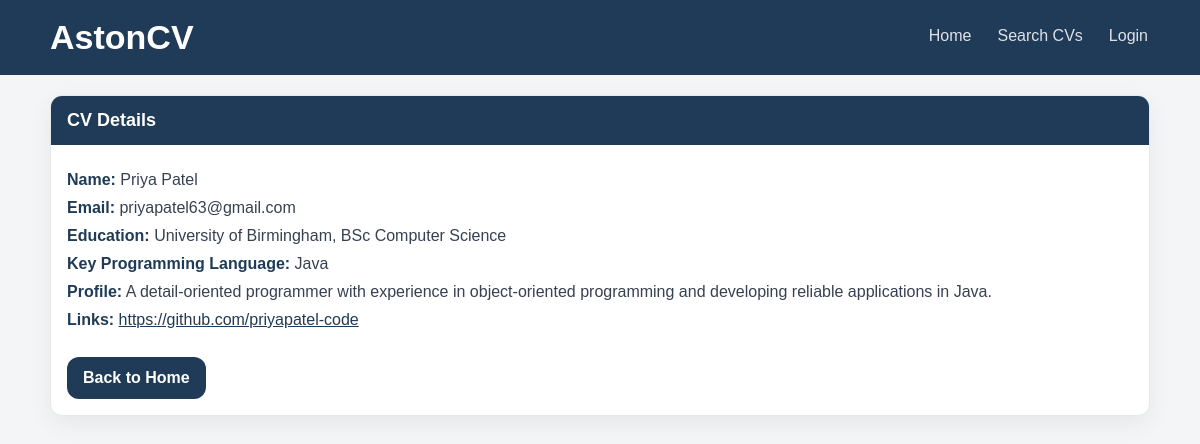
Page /viewcv.php?id=3 on the committed database.
### tables this page shows
CREATE TABLE `cvs` (
  `id` bigint UNSIGNED NOT NULL,
  `name` varchar(100) NOT NULL,
  `email` varchar(100) NOT NULL,
  `password` varchar(255) NOT NULL,
  `keyprogramming` varchar(255) DEFAULT NULL,
  `profile` varchar(500) DEFAULT NULL,
  `education` varchar(500) DEFAULT NULL,
  `URLlinks` varchar(500) DEFAULT NULL
);

### viewcv.php (the view, shortened to what this page needs)
<?php
include 'database.php';
$id = (int)$_GET['id'];
$stmt = $conn->prepare("SELECT * FROM cvs WHERE id = ?");
$stmt->bind_param("i", $id);
$stmt->execute();
$result = $stmt->get_result();
$cv = $result->fetch_assoc();
$link = trim($cv['URLlinks'] ?? '');
?>
<!DOCTYPE html>
<html lang="en">
<head>
    <link rel="stylesheet" href="register.css">
</head>
<body>
    <header class="topbar">
        <div class="container topbar-inner">
            <h1 class="name">AstonCV</h1>
            <nav class="nav">
                    <a href="index.php" class="nav-link">Home</a>
                    <a href="search.php" class="nav-link">Search CVs</a>
                    <?php if (isset($_SESSION['user_id'])): ?>
                        <a href="updatecv.php" class="nav-link">My Profile</a>
                        <form method="POST" action="logout.php" style="display:inline;">
                            <input type="hidden" name="csrf_token" value="<?php echo htmlspecialchars(csrf_token()); ?>">
                            <button type="submit" class="nav-link" style="background: none; border:none; cursor:pointer;">Logout</button>
                        </form>
                    <?php else: ?>
                        <a href="login.php" class="nav-link">Login</a>
                    <?php endif; ?>
                </nav>
            </div>
        </header>
        <main class="container">
            <div class="card">
                <div class="card-header">CV Details</div>
                <div class="card-body">
                    <p><strong>Name:</strong> <?php echo htmlspecialchars(!empty($cv['name']) ? $cv['name'] : 'Not provided'); ?></p>
                    <p><strong>Email:</strong> <?php echo htmlspecialchars(!empty($cv['email']) ? $cv['email'] : 'Not provided'); ?></p>
                    <p><strong>Education:</strong> <?php echo htmlspecialchars(!empty($cv['education']) ? $cv['education'] : 'Not provided'); ?></p>
                    <p><strong>Key Programming Language:</strong> <?php echo htmlspecialchars(!empty($cv['keyprogramming']) ? $cv['keyprogramming'] : 'Not provided'); ?></p>
                    <p><strong>Profile:</strong> <?php echo htmlspecialchars(!empty($cv['profile']) ? $cv['profile'] : 'Not provided'); ?></p>
                    <p>
                        <strong>Links:</strong>
                        <?php if (!empty($cv['URLlinks'])): ?>
                            <a href="<?php echo htmlspecialchars($link); ?>" target="_blank" rel="noopener noreferrer">
                                <?php echo htmlspecialchars($cv['URLlinks']);?>
                            </a>
                        <?php else: ?>
                            No links provided.
                        <?php endif; ?>
                    </p>
                    <a href="index.php" class="btn back-btn">Back to Home</a>
                </div>
            </div>
        </main>
</body>
</html>

### register.css (style rules this page uses)
* { box-sizing: border-box; }
body { margin: 0; font-family: Arial, Helvetica, sans-serif; background: #f3f5f7; color: #1f2937; }
.container { width: min(1100px, 92%); margin: 0 auto; }
.topbar { background: #1f3b57; color: white; padding: 18px 0; }
.topbar-inner { display: flex; justify-content: space-between; align-items: center; gap: 20px; }
.name { margin: 0; font-size: 34px; font-weight: 700; }
.nav { display: flex; gap: 22px; flex-wrap: wrap; }
.nav-link { color: white; text-decoration: none; opacity: 0.85; padding: 6px 2px; border-bottom: 3px solid transparent; transition: opacity 0.2s ease, border-color 0.2s ease; }
.btn { border: 0; background: #1f3b57; color: white; padding: 12px 16px; border-radius: 12px; font-weight: 700; cursor: pointer; width: fit-content; text-decoration: none; display: inline-block; transition: transform 0.25s ease, box-shadow 0.25s ease, filter 0.25s ease; }
.card { background: white; border-radius: 12px; border: 1px solid #e5e7eb; box-shadow: 0 8px 24px rgba(0, 0, 0, 0.06); margin-top: 20px; overflow: hidden; }
.card-header { background: #1f3b57; color: white; padding: 14px 16px; font-weight: 700; font-size: 18px; }
.card-body { padding: 16px; }
.card-body p { margin: 10px 0; color: #374151; }
.card-body strong { color: #1f3b57; }
.card-body a:not(.btn) { color: #1f3b57; word-break: break-word; }
.back-btn { display: inline-block; margin-top: 18px; }

### rows in the picture
cvs: name "Priya Patel", email "priyapatel63@gmail.com", education "University of Birmingham, BSc Computer Science", keyprogramming "Java", profile "A detail-oriented programmer with experience in object-oriented programming and developing reliable applications in Java.", URLlinks "https://github.com/priyapatel-code"
